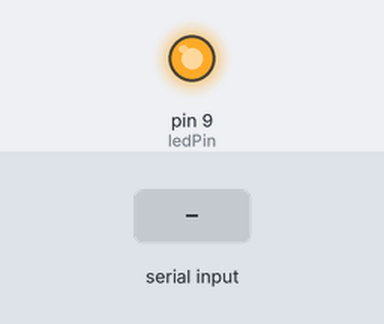
Bench run of a sketch on a simulated Arduino Uno, built with avr-gcc and run on an emulated ATmega328P. Shown: output pins drawn as LEDs (lit = HIGH). The inputs (shaded band) are chosen by the test bench. What the sketch prints to the serial monitor is not drawn.

Above: at 1.2 s.
1.3 s: byte 30 received over Serial
2.8 s: byte 90 received over Serial
Timing chart, 0 to 5.8 s (numbered marks = the images above; inputs shaded):
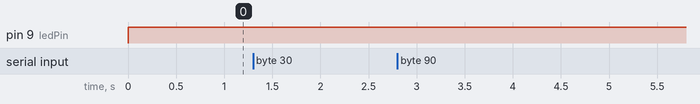

The sketch:

LEDDimmer.ino
```cpp
int ledPin = 9; //PWM Pin
int value = -1;

void setup() {
  Serial.begin(9600);
  pinMode(ledPin, OUTPUT);

}

void loop()
{
  while (Serial.available())       //Read while there is data in the buffet

    value = Serial.read();

      if (value >=0)              // If we have meaningful data

      Serial.println(value);
      analogWrite(ledPin,value);  // set PWM for LED brightness
      value = -1;


}
```
